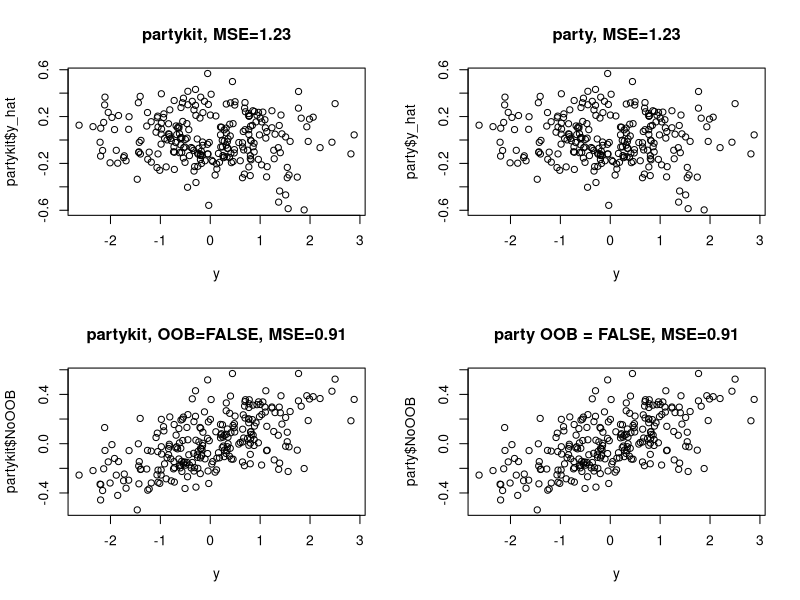

Reproduce this figure in R.


library("mvtnorm")
library("party")
library("partykit")

set.seed(29)

#settings
N <- 253 
p <- 3
ntree<-50 #is higher in the original analysis but effect stays the same

#generate noise data
x <- rmvnorm(n=N,mean=rep(0,p),diag(rep(1,p)))
y <- rnorm(n=N)#, mean = c(0, 4)[(x[,1] > 0) + 1])
myData <- data.frame(y,x)

layout(matrix(1:4, nrow = 2))

partykit <- c()
partykit$model <- partykit::cforest(y ~ ., data=myData,trace=TRUE,ntree=ntree, mtry = 3,
    control = partykit::ctree_control(teststat = "quad", alpha = 0, 
                            testtype = "Univ", mincriterion = 0, minsplit = 10,minbucket = 10))
partykit$y_hat <- predict(partykit$model, OOB=TRUE)
plot(y,partykit$y_hat) #does not look reansonable
c2 <- mean((y-partykit$y_hat)^2)
title(paste0('partykit, MSE=',round(c2, digits = 2)))

#maybe OOB argument is just ignored?
partykit$NoOOB <- predict(partykit$model, OOB=FALSE)
plot(y,partykit$NoOOB) 
c3 <- mean((y-partykit$NoOOB)^2)
title(paste0('partykit, OOB=FALSE, MSE=',round(c3, digits = 2))) 

w <- do.call("cbind", partykit$model$weights)


mycontrols <- party::cforest_unbiased(trace=TRUE,ntree=ntree,minsplit = 10,minbucket =
10, mtry = 3)
party <- c()
party$model <- party::cforest(y ~ .,controls=mycontrols,data=myData, weights = w)
pT <- do.call("cbind", party$model@prediction_weights(OOB = TRUE))



party$y_hat <- predict(party$model, OOB=TRUE)
plot(y,party$y_hat) #looks reasonable to me. high bias towards 0, no correlation 
c1 <- mean((y - party$y_hat)^2)
title(paste0('party, MSE=',round(c1, digits = 2)))
party$NoOOB <- predict(party$model, OOB = FALSE)
plot(y, party$NoOOB)
c1 <- mean((y - party$NoOOB)^2)
title(paste0('party OOB = FALSE, MSE=',round(c1, digits = 2)))

party::prettytree(party$model@ensemble[[10]])

partykit$model$nodes[[10]]

pT <- do.call("cbind", party$model@prediction_weights(OOB = TRUE))
pF <- do.call("cbind", party$model@prediction_weights(OOB = FALSE))

pkT <- predict(partykit$model, OOB = TRUE, type = "weights")
pkF <- predict(partykit$model, OOB = FALSE, type = "weights")

max(abs(pF - pkF))

max(abs(pT - pkT))

max(abs(party$y_hat - partykit$y_hat))
max(abs(party$NoOOB - partykit$NoOOB))
